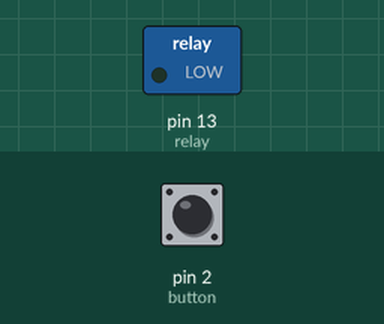
Bench run of a sketch on a simulated Arduino Uno, built with avr-gcc and run on an emulated ATmega328P. Shown: switched loads named in the sketch (green lamp = pin HIGH). Inputs (shaded band) come from the test bench; at power-on: pin 2 (button) LOW. What the sketch prints to the serial monitor is not drawn.

Above: at 1.2 s.
1.3 s: pin 2 (button) pulled HIGH for 0.15 s
At 1.38 s:
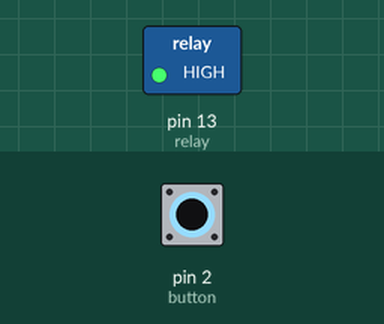
2.9 s: pin 2 (button) pulled HIGH for 3.2 s
At 7.4 s:
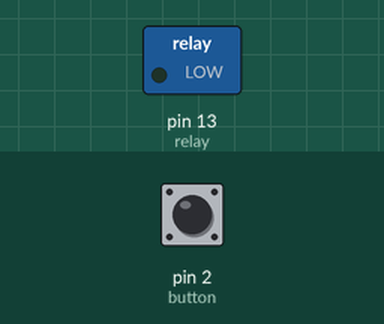
Timing chart, 0 to 8.9 s (numbered marks = the images above; inputs shaded):
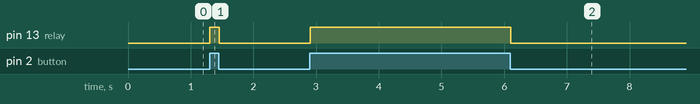

The sketch:

Relay_Pushbutton.ino
```cpp
const int button = 2;
const int relay = 13;
int buttonState = 0;

void setup() {
Serial.begin(9600);
pinMode(relay, OUTPUT);
pinMode(button, INPUT);
}

void loop() {
buttonState = digitalRead(button);
Serial.println(button);


if (buttonState == HIGH)
  {
  digitalWrite(relay, HIGH);
  }else{
  digitalWrite(relay, LOW);
  }

}
```

Measured:
- after the input at 1.3 s, pin 13 (relay): LOW → HIGH at once, → LOW 0.15 s later
- after the input at 2.9 s, pin 13 (relay): LOW → HIGH at once, → LOW 3.2 s later
